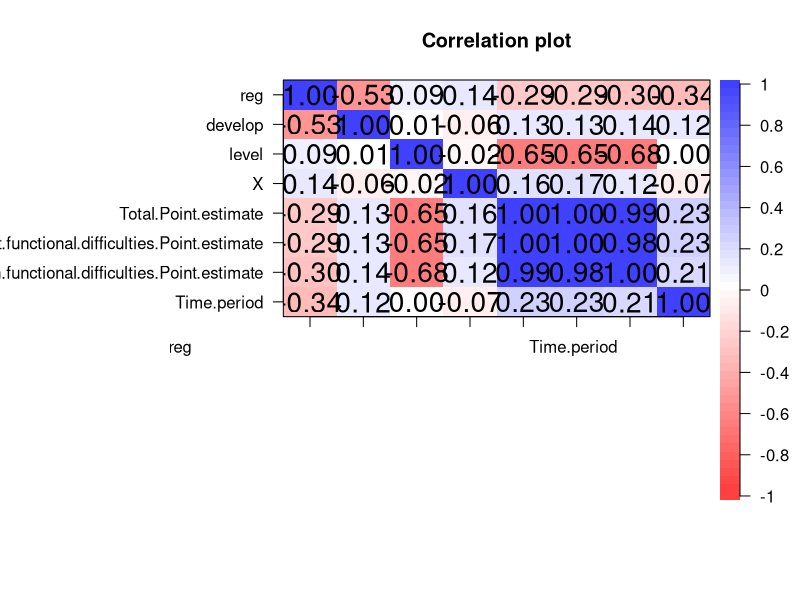
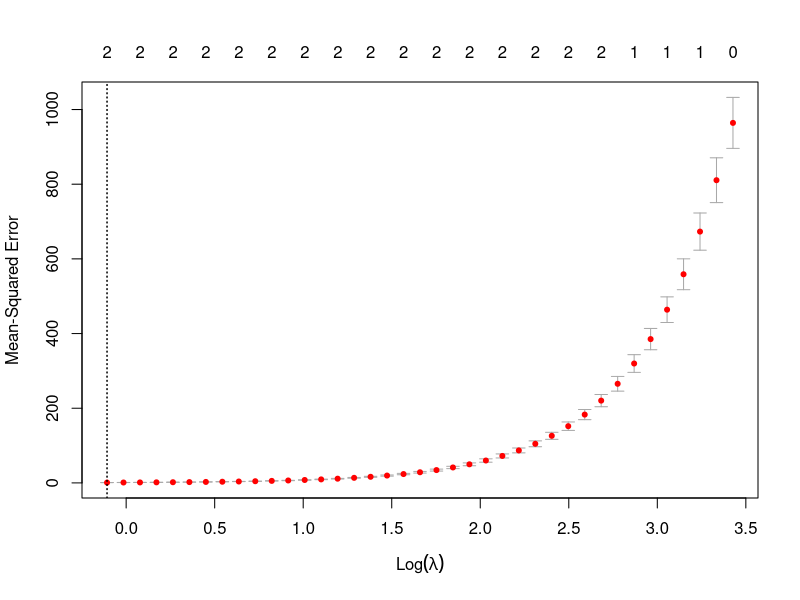
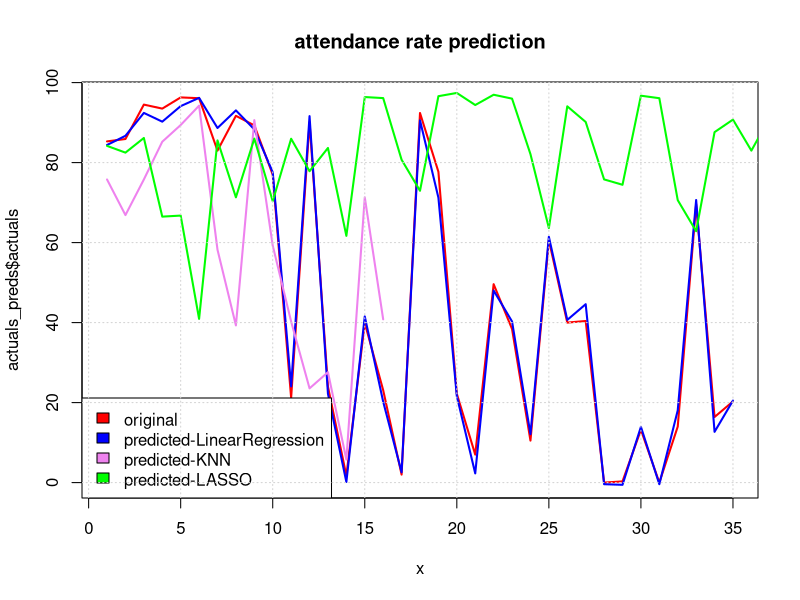

The R script that drew these images, in order:
library(psych)
library(caret)
library(dplyr)
library(car)
library(Metrics)

anar=read.csv("ANAR/HousingANAR.csv")
dt=subset(anar,select = c(reg,develop,level,X,
                          Total.Point.estimate,Children.without.functional.difficulties.Point.estimate,
                          Children.with.functional.difficulties.Point.estimate,Time.period))
corPlot(cor(dt))

#LINEAR REGRESSION
set.seed(4)
split1<- sample(c(rep(0, 0.7 * nrow(dt)), rep(1, 0.3 * nrow(dt))))
table(split1)
train.lr=dt[split1==0,]
test.lr=dt[split1==1,]

model.lr=lm(Children.with.functional.difficulties.Point.estimate~.,data = train.lr)
dtPred=predict(model.lr,test.lr)

actuals_preds <- data.frame(cbind(actuals=test.lr$Children.with.functional.difficulties.Point.estimate, predicteds=dtPred))


mse.lr = mean((actuals_preds$actuals - actuals_preds$predicteds)^2)
mae.lr = MAE(actuals_preds$actuals, actuals_preds$predicteds)
rmse.lr = RMSE(actuals_preds$actuals, actuals_preds$predicteds)

cat("MSE: ", mse.lr, "MAE: ", mae.lr, " RMSE: ", rmse.lr)
#MSE:  6.044498 MAE:  1.898926  RMSE:  2.458556

cor(actuals_preds)
#              actuals predicteds
# actuals    1.0000000  0.9975991
# predicteds 0.9975991  1.0000000

summary(model.lr)

#----------
#KNN
indexes = createDataPartition(dt$Children.with.functional.difficulties.Point.estimate, 
                              p = .85, list = F)

set.seed(2)
train.knn = dt[indexes, ]
test.knn = dt[-indexes, ]

train_x.knn = train.knn[, -6]
train_x.knn = scale(train_x.knn)[,]
train_y.knn = train.knn[,6]

test_x.knn = test.knn[, -6]
test_x.knn = scale(test.knn[,-6])[,]
test_y.knn = test.knn[,6]

model.knn = knnreg(train_x.knn, train_y.knn)
str(model.knn)

pred_y.knn = predict(model.knn, data.frame(test_x.knn))

print(data.frame(test_y.knn, pred_y.knn))

mse.knn = mean((test_y.knn - pred_y.knn)^2)
mae.knn = caret::MAE(test_y.knn, pred_y.knn)
rmse.knn = caret::RMSE(test_y.knn, pred_y.knn)

cat("MSE: ", mse.knn, "MAE: ", mae.knn, " RMSE: ", rmse.knn)
#:  43.53883 MAE:  4.03375  RMSE:  6.598396


#---------
#LASSO REGRESSION
library(glmnet)

dt.lasso=subset(anar,select = c(reg,develop,level,X,
                          Total.Point.estimate,Children.without.functional.difficulties.Point.estimate,
                          Children.with.functional.difficulties.Point.estimate,Time.period))
str(dt.lasso)

y.lasso <- anar$Children.without.functional.difficulties.Point.estimate

x.lasso <- data.matrix(anar[, c('reg', 'develop', 'level','X',
                                'Total.Point.estimate','Children.without.functional.difficulties.Point.estimate',
                                'Time.period')])


#perform k-fold cross-validation to find optimal lambda value
cv_model <- cv.glmnet(x.lasso, y.lasso, alpha = 1)

#find optimal lambda value that minimizes test MSE
best_lambda <- cv_model$lambda.min
best_lambda

plot(cv_model)

#find coefficients of best model
best_model <- glmnet(x.lasso, y.lasso, alpha = 1, lambda = best_lambda)
coef(best_model)

#use fitted best model to make predictions
y.lasso_predicted <- predict(best_model, s = best_lambda, newx = x.lasso)

#find SST and SSE
sst <- sum((y.lasso - mean(y.lasso))^2)
sse <- sum((y.lasso_predicted - y.lasso)^2)

#find R-Squared
rsq <- 1 - sse/sst
rsq
# 0.9990716
hey=as.numeric(y.lasso_predicted)
preds <- data.frame(cbind(actuals=dt$Children.with.functional.difficulties.Point.estimate, predicteds=hey))

mse.lasso = mean((preds$actuals - preds$predicteds)^2)
mae.lasso = MAE(preds$actuals, preds$predicteds)
rmse.lasso = RMSE(preds$actuals, preds$predicteds)
cat("MSE: ", mse.lasso, "MAE: ", mae.lasso, " RMSE: ", rmse.lasso)
#MSE:  49.02464 MAE:  5.32957  RMSE:  7.00176

#------------
#COMPARISON

x = 1:length(actuals_preds$actuals)
x.lasso = 1:length(preds$actuals)
x.knn = 1:length(test_y.knn)
plot(x, actuals_preds$actuals, col = "red", type = "l", lwd=2,
     main = "attendance rate prediction")
#linear regression
lines(x, actuals_preds$predicteds, col = "blue", lwd=2)
#knn
lines(x.knn, pred_y.knn, col = "violet", lwd=2)
#lasso
lines(x.lasso, preds$predicteds, col = "green", lwd=2)
legend("bottomleft",  legend = c("original", "predicted-LinearRegression", "predicted-KNN", "predicted-LASSO"), 
       fill = c("red", "blue", "violet", "green"), col = 2:2,  adj = c(0, 0.6))
grid()
